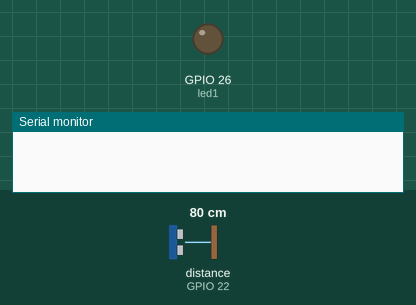
This sketch was run on a simulated ESP32. Shown: output pins drawn as LEDs (lit = HIGH), the last lines printed to the serial monitor. Wiring (inferred from the names in the program): ultrasonic range finder: trigger GPIO 23; echo GPIO 22. Inputs (shaded band) come from the test bench; at power-on: distance to the obstacle (sensor on GPIO 22) 80 cm. The echo pulse lasts 58.3 µs per cm; pins used as bus, display or sensor lines are not drawn.

Above: at 1.2 s.
1.3 s: distance to the obstacle (sensor on GPIO 22) set to 7 cm
3.2 s: distance to the obstacle (sensor on GPIO 22) set to 4 cm
At 4.1 s:
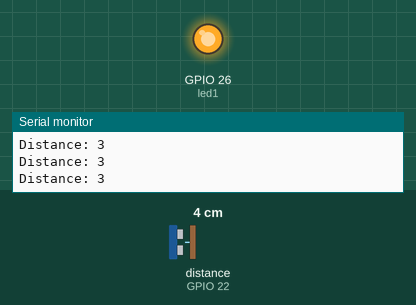
4.7 s: distance to the obstacle (sensor on GPIO 22) set to 29 cm
7.7 s: distance to the obstacle (sensor on GPIO 22) set to 34 cm
At 9.0 s:
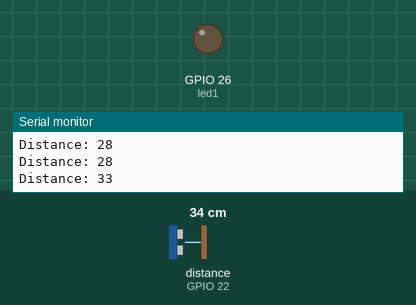
Timing chart, 0 to 10.2 s (numbered marks = the images above; inputs shaded):
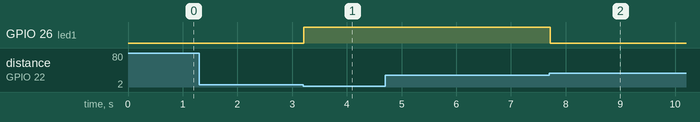

The sketch:

Ultrasonic_code.ino
```cpp
#include <Arduino.h>

// initialize variable for pins
int led1 = 26;
int trig1 = 23;
int echo1 = 22;
//int unit = 100; // initialize variable for time delay in ms
//int dot = unit;
//int dash = unit*3;
//int spacepartletter = unit;
//int spaceletter = unit*3;
//int spaceword = unit*7;

// initialize variables for calculating distance
int duration = 0;
int distance = 0;

void setup() {
  pinMode(led1, OUTPUT);
  pinMode(trig1, OUTPUT);
  pinMode(echo1, INPUT);
  Serial.begin(9600);
}

void getDistance() {
  //send ultrasonic wave using trig pin
  digitalWrite(trig1, LOW);
  delayMicroseconds(2);
  digitalWrite(trig1, HIGH);
  delayMicroseconds(10);
  digitalWrite(trig1, LOW);

  // read wave using echo pin
  duration = pulseIn(echo1, HIGH);

  // calculate distance in cm
  distance = duration * 0.034/2;

}
void loop() {
  getDistance();
  while (distance < 30) {
    if (distance < 5) {
        digitalWrite(led1, HIGH); // LED off
    }
    getDistance();
    Serial.print("Distance: ");
    Serial.println(distance);
  }
  digitalWrite(led1, LOW); // LED off
//  Serial.print("Distance: ");
//  Serial.println(distance);

}

//void letterS() {
//  digitalWrite(led1, HIGH); // turn LED on
//  delay(dot);
//  digitalWrite(led1, LOW);  // turn LED off
//  delay(spacepartletter);
//  digitalWrite(led1, HIGH); // turn LED on
//  delay(dot);
//  digitalWrite(led1, LOW);  // turn LED off
//  delay(spacepartletter);
//  digitalWrite(led1, HIGH); // turn LED on
//  delay(dot);
//  digitalWrite(led1, LOW);  // turn LED off
//}
//
//void letterO() {
//  digitalWrite(led1, HIGH); // turn LED on
//  delay(dash);
//  digitalWrite(led1, LOW);  // turn LED off
//  delay(spacepartletter);
//  digitalWrite(led1, HIGH); // turn LED on
//  delay(dash);
//  digitalWrite(led1, LOW);  // turn LED off
//  delay(spacepartletter);
//  digitalWrite(led1, HIGH); // turn LED on
//  delay(dash);
//  digitalWrite(led1, LOW);  // turn LED off
//}
//
//
```

Measured:
- the behaviour switches between 6 and 5 cm on distance to the obstacle (sensor on GPIO 22) (found by bisection; images 0 and 1)
- the behaviour switches between 30 and 31 cm on distance to the obstacle (sensor on GPIO 22) (found by bisection; images 1 and 2)
- after the input at 3.2 s, GPIO 26 (led1): LOW → HIGH at once
- after the input at 7.7 s, GPIO 26 (led1): HIGH → LOW at once
